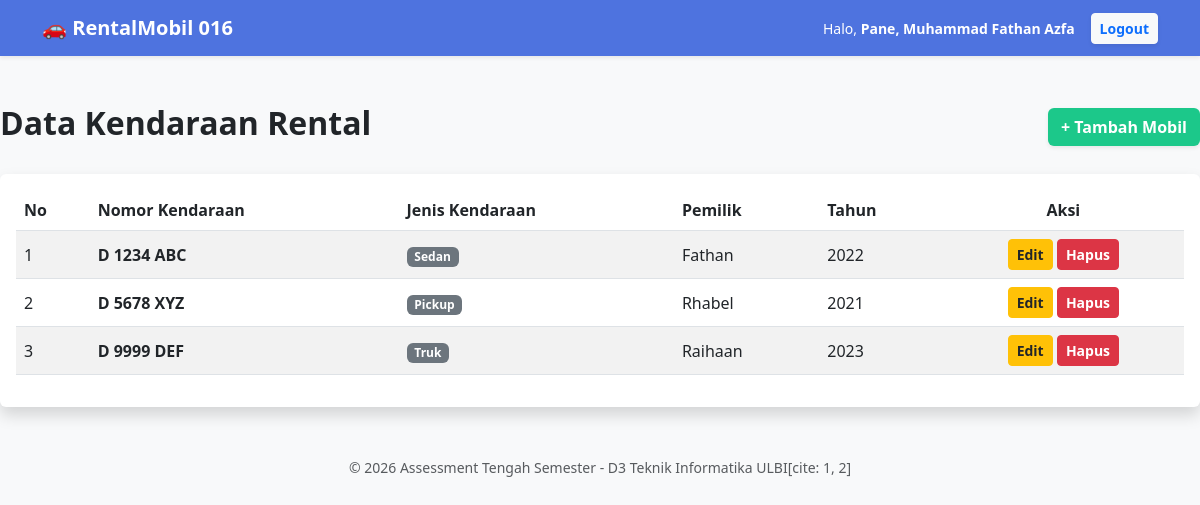
The app's page /index.php (signed in) with its own data.
### tables this page shows
CREATE TABLE `mobil_016` (
  `no_id` int(10) NOT NULL,
  `nomor_kendaraan` varchar(12) NOT NULL,
  `jenis_kendaraan` enum('Sedan','Pickup','Truk','Bemo') NOT NULL,
  `pemilik` varchar(50) NOT NULL,
  `tahun_pembuatan` char(4) NOT NULL
);

### index.php (the view, shortened to what this page needs)
<?php
include "koneksi.php";
include "header.php";
?>
<div class="d-flex justify-content-between align-items-center mb-4">
    <h2 class="fw-bold text-dark">Data Kendaraan Rental</h2>
    <a href="tambah.php" class="btn text-white fw-bold shadow-sm" style="background-color: #1cc88a;">+ Tambah Mobil</a>
</div>
<div class="card shadow border-0">
    <div class="card-body">
        <table class="table table-hover table-striped align-middle">
            <thead class="text-white" style="background-color: #4e73df;">
                <tr>
                    <th>No</th>
                    <th>Nomor Kendaraan</th>
                    <th>Jenis Kendaraan</th>
                    <th>Pemilik</th>
                    <th>Tahun</th>
                    <th class="text-center">Aksi</th>
                </tr>
            </thead>
            <tbody>
                <?php
                $no = 1;
                $sql = mysqli_query($conn, "SELECT * FROM mobil_016");
                while($row = mysqli_fetch_assoc($sql)):
                ?>
                <tr>
                    <td><?= $no++; ?></td>
                    <td class="fw-semibold"><?= $row['nomor_kendaraan']; ?></td>
                    <td><span class="badge bg-secondary"><?= $row['jenis_kendaraan']; ?></span></td>
                    <td><?= $row['pemilik']; ?></td>
                    <td><?= $row['tahun_pembuatan']; ?></td>
                    <td class="text-center">
                        <a href="edit.php?id=<?= $row['no_id']; ?>" class="btn btn-warning btn-sm fw-semibold text-dark">Edit</a>
                        <a href="hapus.php?id=<?= $row['no_id']; ?>" class="btn btn-danger btn-sm fw-semibold" onclick="return confirm('Yakin ingin menghapus data ini?')">Hapus</a>
                    </td>
                </tr>
                <?php endwhile; ?>
            </tbody>
        </table>
    </div>
</div>
<?php include "footer.php"; ?>

### header.php (shortened to what this page needs)
<!DOCTYPE html>
<html lang="id">
<head>
    <link href="https://cdn.jsdelivr.net/npm/bootstrap@5.3.0/dist/css/bootstrap.min.css" rel="stylesheet">
</head>
<body class="bg-light">
    <nav class="navbar navbar-expand-lg navbar-dark shadow-sm" style="background-color: #4e73df;">
        <div class="container">
            <a class="navbar-brand fw-bold" href="index.php">🚗 RentalMobil 016</a>
            <?php if(isset($_SESSION['email'])): ?>
                <ul class="navbar-nav ms-auto align-items-center">
                    <li class="nav-item me-3">
                        <span class="text-white small">Halo, <b><?= $_SESSION['nama']; ?></b></span>
                    </li>
                    <li class="nav-item">
                        <a href="logout.php" class="btn btn-light btn-sm text-primary fw-bold shadow-sm">Logout</a>
                    </li>
                </ul>
            <?php endif; ?>
        </div>
    </nav>
    <div class="container py-4"></div></div>

### footer.php (shortened to what this page needs)
    <footer class="text-center mt-5 mb-3 text-muted">
        <small>&copy; 2026 Assessment Tengah Semester - D3 Teknik Informatika ULBI[cite: 1, 2]</small>
    </footer>
</body>
</html>

### records on screen
mobil_016: nomor_kendaraan "D 1234 ABC", jenis_kendaraan "Sedan", pemilik "Fathan", tahun_pembuatan "2022"
mobil_016: nomor_kendaraan "D 5678 XYZ", jenis_kendaraan "Pickup", pemilik "Rhabel", tahun_pembuatan "2021"
mobil_016: nomor_kendaraan "D 9999 DEF", jenis_kendaraan "Truk", pemilik "Raihaan", tahun_pembuatan "2023"

### other values on screen
$_SESSION['nama'] "Pane, Muhammad Fathan Azfa"
